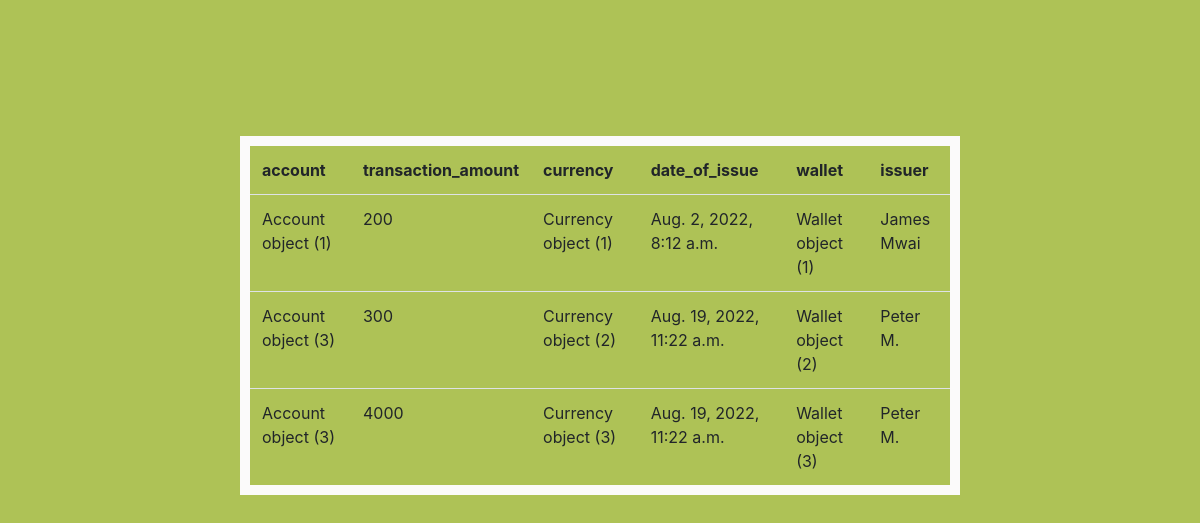
The page /wallet/thirdparty/ on the database its author committed.
### wallet/models.py (models this page shows)
class ThirdParty(models.Model):
    account= models.ForeignKey("Account",on_delete=models.CASCADE,related_name='Thirdparty_account')
    transaction_amount= models.BigIntegerField()
    currency = models.ForeignKey("Currency",on_delete=models.CASCADE,related_name='Thirdparty_currency')
    date_of_issue = models.DateTimeField()
    wallet= models.ForeignKey("Wallet",on_delete=models.CASCADE,related_name='Thirdparty_wallet')
    issuer= models.CharField(max_length=20)

class Account(models.Model):
    account_name = models.CharField(max_length=30)
    account_number = models.IntegerField()
    account_type = models.CharField(max_length=7)
    account_balance = models.IntegerField()
    wallet = models.ForeignKey("Wallet",on_delete=models.CASCADE,related_name='Account_wallet')

class Currency(models.Model):
    country= models.CharField(max_length=54)
    symbol= models.CharField(max_length=12)
    amount= models.BigIntegerField()

class Wallet(models.Model):
    balance = models.IntegerField()
    customer = models.ForeignKey("Customer",on_delete=models.CASCADE,related_name='Wallet_customer')
    amount  = models.IntegerField()
    date_created = models.DateTimeField()
    status = models.CharField(max_length=15)
    currency = models.ForeignKey("Currency",on_delete=models.CASCADE,related_name='Wallet_currency')
    history = models.DateTimeField()
    pin = models.IntegerField()

### wallet/views.py (the view)
def list_thirdparty(request):
    thirdparty= ThirdParty.objects.all()
    return render (request,"wallet/list_thirdparty.html",{"thirdparty":thirdparty})

### wallet/templates/wallet/list_thirdparty.html (shortened to what this page needs)
<!DOCTYPE html>
<html lang="en">
<head>
    <link rel="stylesheet" href="https://cdn.jsdelivr.net/npm/bootstrap@4.3.1/dist/css/bootstrap.min.css">
</head>
<body style="background-color:rgb(174, 194, 86)">
    <table class="table table-striped table-sm">
        <table class="table" style="height: 10rem;margin: 40px; width: 60%; position: fixed; margin-left: 20%; margin-top: 10%; border: 10px solid rgb(251, 250, 250); " >
            <th scope="col">account</th>
            <th scope="col">transaction_amount</th>
            <th scope="col">currency</th>
            <th scope="col">date_of_issue</th>
            <th scope="col">wallet</th>
            <th scope="col">issuer</th>
            {% for thirdparty in thirdparty %}
            <tr>
                <td>{{thirdparty.account }}</td>
                <td>{{thirdparty.transaction_amount }}</td>
                <td>{{thirdparty.currency }}</td>
                <td>{{thirdparty.date_of_issue }}</td>
                <td>{{thirdparty.wallet }}</td>
                <td>{{thirdparty.issuer }}</td>
            </tr>
            {%endfor%}
    </table>
</body>
</html>

### rows shown on the page
ThirdParty: account "Account object (1)", transaction_amount "200", currency "Currency object (1)", date_of_issue "Aug. 2, 2022, 8:12 a.m.", wallet "Wallet object (1)", issuer "James Mwai"
ThirdParty: account "Account object (3)", transaction_amount "300", currency "Currency object (2)", date_of_issue "Aug. 19, 2022, 11:22 a.m.", wallet "Wallet object (2)", issuer "Peter M."
ThirdParty: account "Account object (3)", transaction_amount "4000", currency "Currency object (3)", date_of_issue "Aug. 19, 2022, 11:22 a.m.", wallet "Wallet object (3)", issuer "Peter M."
